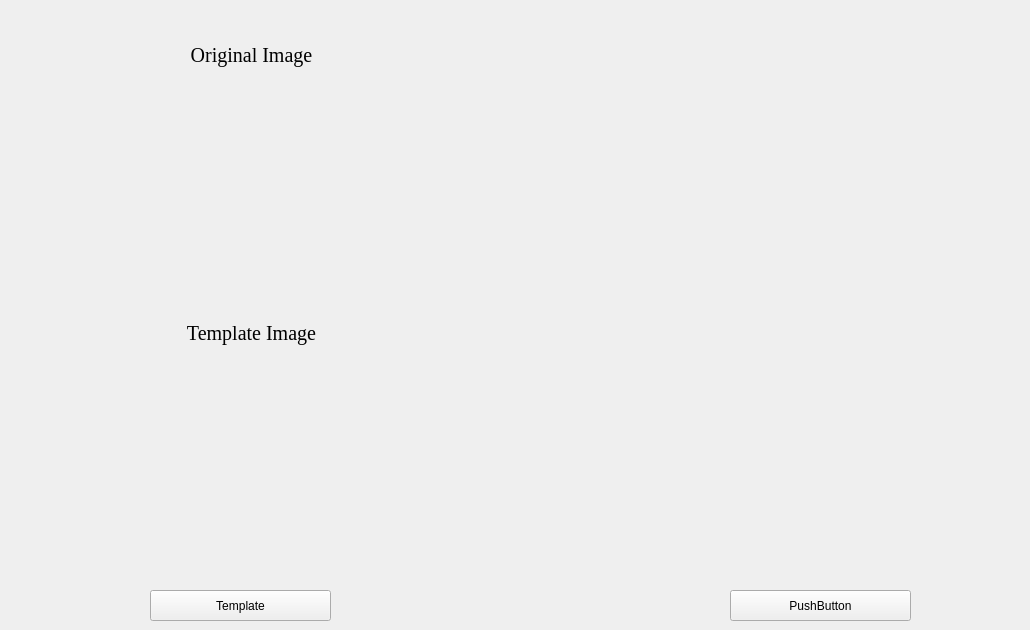
      <widget class="QWidget" name="page_17">
       <widget class="QPushButton" name="pushButton_gn17">
        <property name="geometry">
         <rect>
          <x>730</x>
          <y>590</y>
          <width>181</width>
          <height>31</height>
         </rect>
        </property>
        <property name="text">
         <string>PushButton</string>
        </property>
       </widget>
       <widget class="QPushButton" name="pushButton_file17">
        <property name="geometry">
         <rect>
          <x>150</x>
          <y>590</y>
          <width>181</width>
          <height>31</height>
         </rect>
        </property>
        <property name="text">
         <string>Template</string>
        </property>
       </widget>
       <widget class="QWidget" name="layoutWidget">
        <property name="geometry">
         <rect>
          <x>0</x>
          <y>40</y>
          <width>1021</width>
          <height>541</height>
         </rect>
        </property>
        <layout class="QHBoxLayout" name="horizontalLayout_15">
         <property name="spacing">
          <number>15</number>
         </property>
         <property name="leftMargin">
          <number>0</number>
         </property>
         <property name="rightMargin">
          <number>0</number>
         </property>
         <item>
          <layout class="QVBoxLayout" name="verticalLayout_25">
           <item>
            <widget class="QLabel" name="label_175">
             <property name="minimumSize">
              <size>
               <width>0</width>
               <height>30</height>
              </size>
             </property>
             <property name="maximumSize">
              <size>
               <width>16777212</width>
               <height>30</height>
              </size>
             </property>
             <property name="font">
              <font>
               <family>Times New Roman</family>
               <pointsize>15</pointsize>
              </font>
             </property>
             <property name="text">
              <string>Original Image</string>
             </property>
             <property name="alignment">
              <set>Qt::AlignCenter</set>
             </property>
            </widget>
           </item>
           <item>
            <widget class="QLabel" name="label_tu_171">
             <property name="text">
              <string/>
             </property>
             <property name="alignment">
              <set>Qt::AlignCenter</set>
             </property>
            </widget>
           </item>
           <item>
            <widget class="QLabel" name="label_177">
             <property name="minimumSize">
              <size>
               <width>0</width>
               <height>30</height>
              </size>
             </property>
             <property name="maximumSize">
              <size>
               <width>16777215</width>
               <height>30</height>
              </size>
             </property>
             <property name="font">
              <font>
               <family>Times New Roman</family>
               <pointsize>15</pointsize>
              </font>
             </property>
             <property name="text">
              <string>Template Image</string>
             </property>
             <property name="alignment">
              <set>Qt::AlignCenter</set>
             </property>
            </widget>
           </item>
           <item>
            <widget class="QLabel" name="label_tu_173">
             <property name="text">
              <string/>
             </property>
             <property name="alignment">
              <set>Qt::AlignCenter</set>
             </property>
            </widget>
           </item>
          </layout>
         </item>
         <item>
          <layout class="QVBoxLayout" name="verticalLayout_26">
           <item>
            <widget class="QLabel" name="label_176">
             <property name="minimumSize">
              <size>
               <width>0</width>
               <height>30</height>
              </size>
             </property>
             <property name="maximumSize">
              <size>
               <width>16777215</width>
               <height>30</height>
              </size>
             </property>
             <property name="font">
              <font>
               <pointsize>15</pointsize>
              </font>
             </property>
             <property name="text">
              <string/>
             </property>
             <property name="alignment">
              <set>Qt::AlignCenter</set>
             </property>
            </widget>
           </item>
           <item>
            <widget class="QLabel" name="label_tu_172">
             <property name="text">
              <string/>
             </property>
            </widget>
           </item>
          </layout>
         </item>
        </layout>
       </widget>
      </widget>
